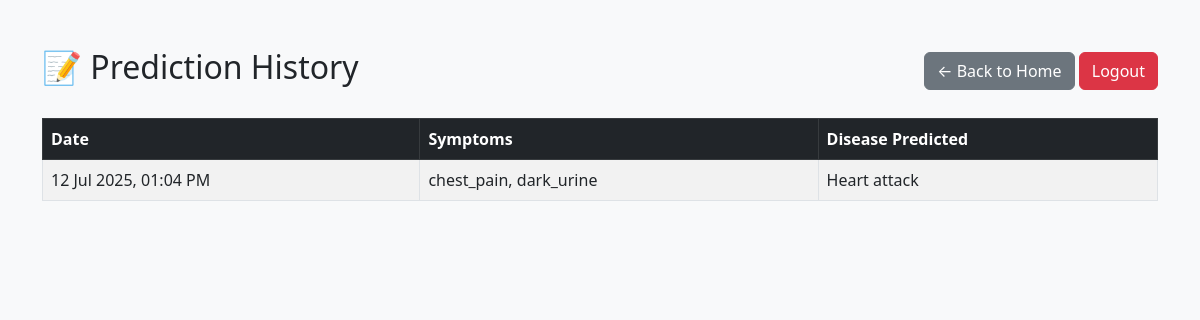
The page /history (signed in) on the database its author committed.
### app.py (models this page shows)
class Prediction(db.Model):
    id = db.Column(db.Integer, primary_key=True)
    user_id = db.Column(db.Integer, db.ForeignKey('user.id'))
    symptoms = db.Column(db.String, nullable=False)
    disease = db.Column(db.String, nullable=False)
    timestamp = db.Column(db.DateTime, default=datetime.utcnow)

### app.py (the view)
@app.route("/history")
@login_required
def history():
    records = Prediction.query.filter_by(user_id=current_user.id).order_by(Prediction.timestamp.desc()).all()
    return render_template("history.html", records=records)

### app.py (called while the page is built)
@login_manager.user_loader
def load_user(user_id):
    return User.query.get(int(user_id))

### templates/history.html (shortened to what this page needs)
<!DOCTYPE html>
<html>
<head>
    <link href="https://cdn.jsdelivr.net/npm/bootstrap@5.3.0/dist/css/bootstrap.min.css" rel="stylesheet">
</head>
<body class="bg-light">
    <div class="container mt-5">
        <div class="d-flex justify-content-between align-items-center mb-4">
            <h2>📝 Prediction History</h2>
            <div>
                <a href="/home" class="btn btn-secondary">← Back to Home</a>
                <a href="/logout" class="btn btn-danger">Logout</a>
            </div>
        </div>
        {% if records %}
            <table class="table table-bordered table-striped">
                <thead class="table-dark">
                    <tr>
                        <th>Date</th>
                        <th>Symptoms</th>
                        <th>Disease Predicted</th>
                    </tr>
                </thead>
                <tbody>
                    {% for record in records %}
                        <tr>
                            <td>{{ record.timestamp.strftime('%d %b %Y, %I:%M %p') }}</td>
                            <td>{{ record.symptoms }}</td>
                            <td>{{ record.disease }}</td>
                        </tr>
                    {% endfor %}
                </tbody>
            </table>
        {% else %}
            <div class="alert alert-info">
                No prediction history found.
            </div>
        {% endif %}
    </div>
</body>
</html>

### rows shown on the page
Prediction: timestamp "12 Jul 2025, 01:04 PM", symptoms "chest_pain, dark_urine", disease "Heart attack"
